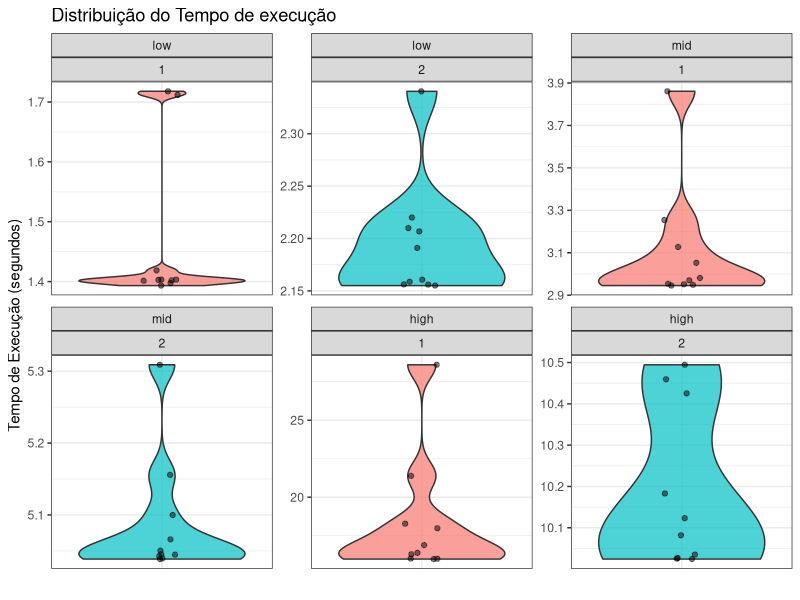

Source code (R):
library(readr)
library(dplyr)
library(ggplot2)

dados_1d <- read_csv("julia_1d_results.csv")
dados_2d <- read_csv("julia_2d_results.csv")
dados_combinados <- bind_rows(dados_1d, dados_2d)

dados_combinados$Size <- factor(dados_combinados$Size, levels = c("low", "mid", "high"))


ggplot(dados_combinados, aes(x = as.factor(dimension), y = t_exec, fill = as.factor(dimension))) +
  geom_violin(alpha = 0.7) +
  geom_jitter(width = 0.1, alpha = 0.5) +
  
  facet_wrap(~ Size + dimension, scales = "free") +
  
  labs(
    title = "Distribuição do Tempo de execução",
    x = "",
    y = "Tempo de Execução (segundos)"
  ) +
  theme_bw() +
  guides(fill = "none") +
  theme(axis.text.x = element_blank(), axis.ticks.x = element_blank())
